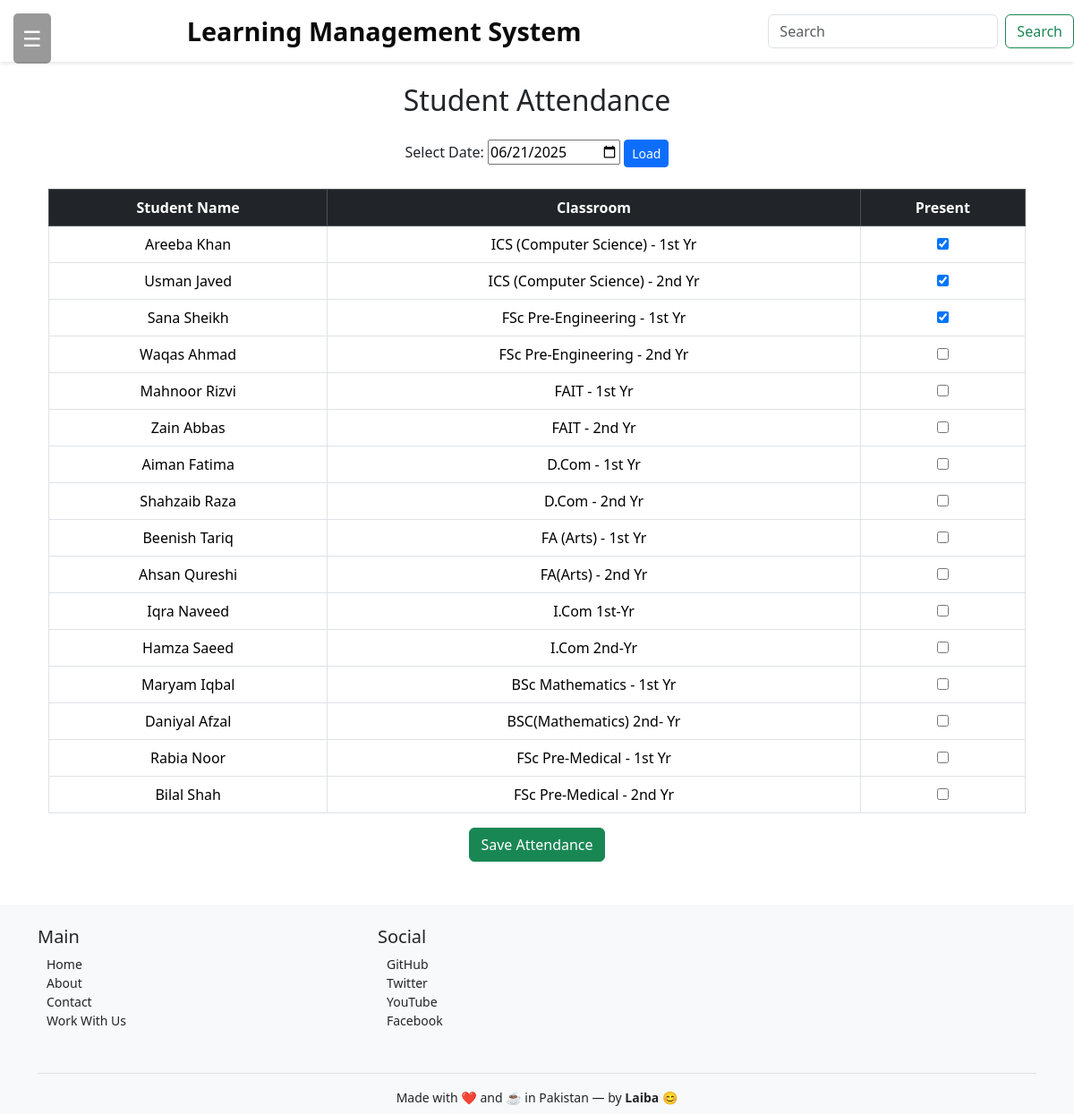
The app's page /studentattendence/ with its own data.
### academic_app/models.py (models this page shows, shortened)
class Student(models.Model):
    name = models.CharField(max_length=100)
    email = models.EmailField(unique=True)
    phone = models.CharField(max_length=15, blank=True, null=True)
    classroom = models.ForeignKey('ClassRoom', on_delete=models.CASCADE, null=True, blank=True)
    batch = models.ForeignKey('Batch', on_delete=models.CASCADE)

class ClassRoom(models.Model):
    name = models.CharField(max_length=100)  # e.g. "Class A", "Maths 1A"
    batch = models.ForeignKey(Batch, on_delete=models.CASCADE)
    course = models.ForeignKey(Course, on_delete=models.CASCADE)
    subjects = models.ManyToManyField(Subject, related_name='classrooms')

### academic_app/views.py (the view, shortened to what this page needs)
# urls.py: path('studentattendence/', StudentAttendenceList.as_view(), name='StudentAttendence'),
class StudentAttendenceList(View):
    def get(self, request):
        selected_date = request.GET.get('date')
        if selected_date:
            selected_date = datetime.strptime(selected_date, '%Y-%m-%d').date()
        else:
            selected_date = date.today()
        students = Student.objects.select_related('classroom').all()
        attendances = StudentAttendance.objects.filter(date=selected_date)
        present_ids = [a.student.id for a in attendances if a.status == 'Present']
        return render(request, 'academic_app/studentattendence.html', {
            'students': students,
            'selected_date': selected_date,
            'present_ids': present_ids,
        })

### academic_app/templates/academic_app/studentattendence.html (shortened to what this page needs)
{% extends 'academic_app/basic.html' %}
{% block body %}
<div class="container mt-4">
  <h2 class="mb-4 text-center">Student Attendance</h2>
  <form method="get" class="text-center mb-4">
    <label for="date">Select Date:</label>
    <input type="date" id="date" name="date" value="{{ selected_date|date:'Y-m-d' }}">
    <button type="submit" class="btn btn-primary btn-sm">Load</button>
  </form>
  <form method="post">
    <table class="table table-bordered text-center">
      <thead class="table-dark">
        <tr>
          <th>Student Name</th>
          <th>Classroom</th>
          <th>Present</th>
        </tr>
      </thead>
      <tbody>
        {% for student in students %}
        <tr>
          <td>{{ student.name }}</td>
          <td>{{ student.classroom.name }}</td>
          <td>
            <input type="checkbox" name="present_{{ student.id }}" {% if student.id in present_ids %}checked{% endif %}>
          </td>
        </tr>
        {% endfor %}
      </tbody>
    </table>
    <div class="text-center">
      <button type="submit" class="btn btn-success">Save Attendance</button>
    </div>
  </form>
</div>
{% endblock %}

### academic_app/templates/academic_app/basic.html (style rules this page uses)
html, body { margin: 0; padding: 0; height: 100%; width: 100%; font-family: 'Segoe UI', Tahoma, sans-serif; }

### records on screen
Student: name "Areeba Khan", classroom.name "ICS (Computer Science) - 1st Yr", id "☑"
Student: name "Usman Javed", classroom.name "ICS (Computer Science) - 2nd Yr", id "☑"
Student: name "Sana Sheikh", classroom.name "FSc Pre-Engineering - 1st Yr", id "☑"
Student: name "Waqas Ahmad", classroom.name "FSc Pre-Engineering - 2nd Yr"
Student: name "Mahnoor Rizvi", classroom.name "FAIT - 1st Yr"
Student: name "Zain Abbas", classroom.name "FAIT - 2nd Yr"
Student: name "Aiman Fatima", classroom.name "D.Com - 1st Yr"
Student: name "Shahzaib Raza", classroom.name "D.Com - 2nd Yr"
Student: name "Beenish Tariq", classroom.name "FA (Arts) - 1st Yr"
Student: name "Ahsan Qureshi", classroom.name "FA(Arts) - 2nd Yr"
Student: name "Iqra Naveed", classroom.name "I.Com 1st-Yr"
Student: name "Hamza Saeed", classroom.name "I.Com 2nd-Yr"
Student: name "Maryam Iqbal", classroom.name "BSc Mathematics - 1st Yr"
Student: name "Daniyal Afzal", classroom.name "BSC(Mathematics) 2nd- Yr"
Student: name "Rabia Noor", classroom.name "FSc Pre-Medical - 1st Yr"
Student: name "Bilal Shah", classroom.name "FSc Pre-Medical - 2nd Yr"
